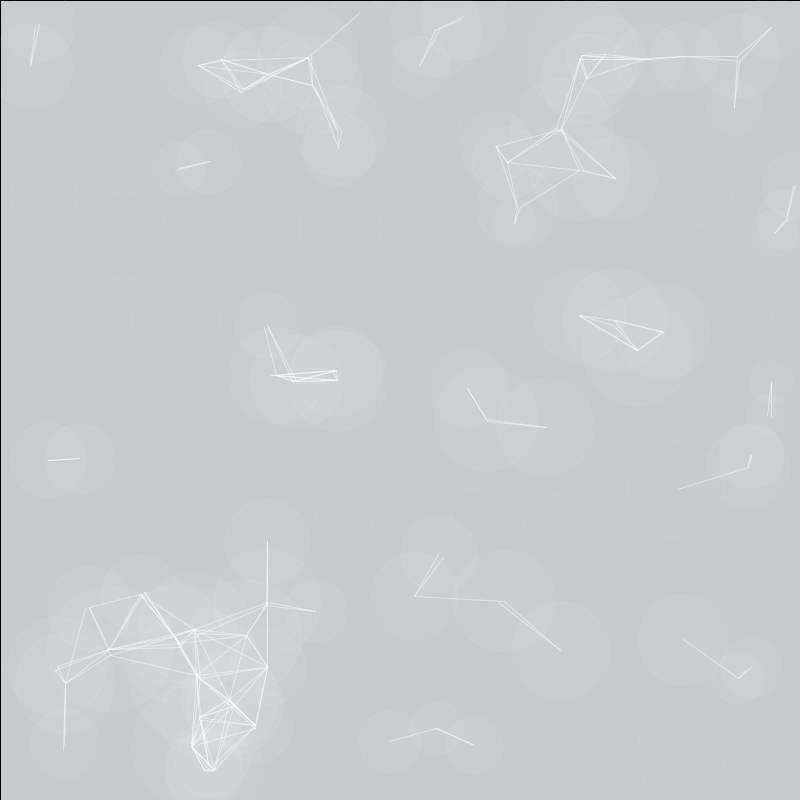
Frame 1 (no input)
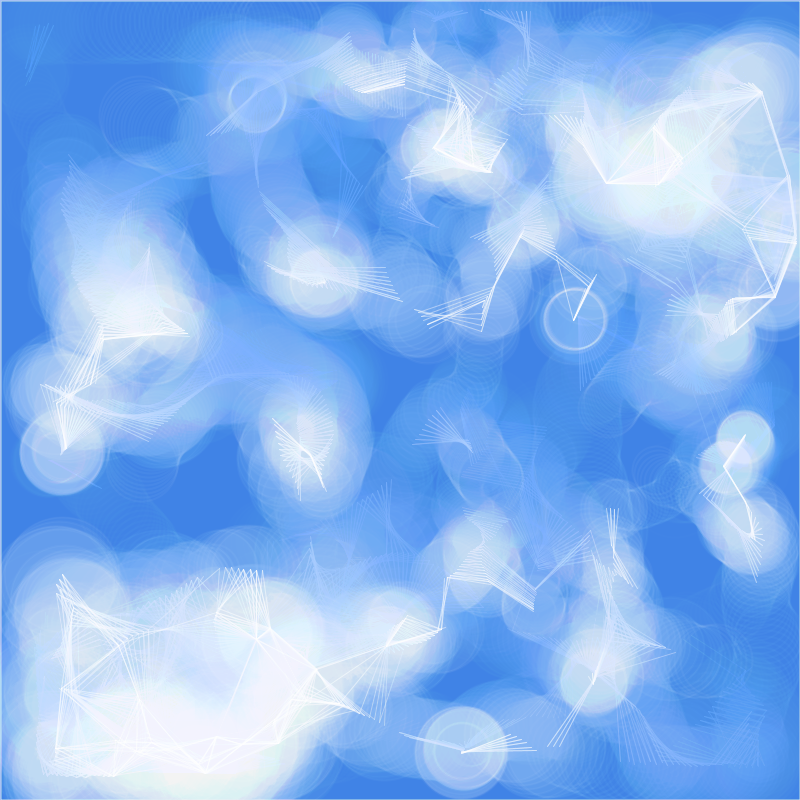
Frame 60 (the mouse pressed at the canvas centre just before this capture)
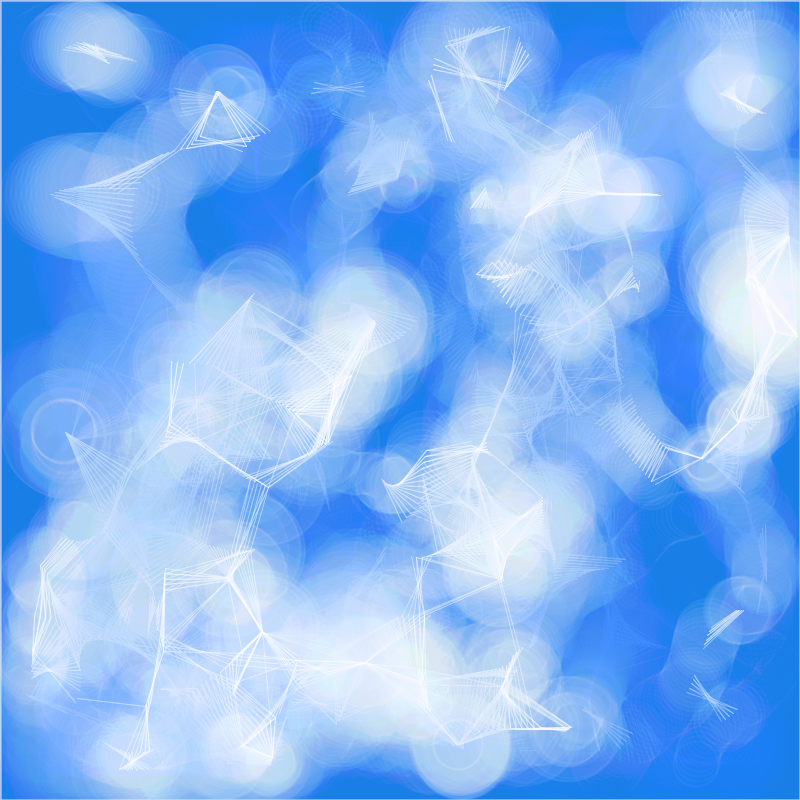
Frame 120 (the mouse held since frame 60 and released just before this capture)

The Processing sketch that drew these frames (run headless with seeded random() and noise(); from frame 60 on, the mouse is pressed at the canvas centre):

// Processing sketch: processing_152655
// ── processing_152655.pde

/* 3.11 BoingyBoingyTron */
/* By Richard Lyall */

float xPos[], yPos[];   // ball position
float distIncrement[];  // How far the ball travels per frame
float angle[];          // What's your angle? Everyone's got an angle (Humphrey Bogart)
float r[], g[], b[];    // draw colour for each ball
float ballRadius[];     //ballRadius
int num;                // how many balls? That is the question we're all asking.
boolean isOverlapping;  // true if current ball if overlap detected
float ballRadiusStealRatio;    // how much to increment or decrement ballRadius by when balls overlap


void setup(){
  
  size (800,800);
  ellipseMode(CENTER);
    
  num = 100;
 
  xPos = new float[num];
  yPos = new float[num];
  angle = new float[num];
  r = new float[num];
  g = new float[num];
  b = new float[num];
  distIncrement = new float[num];
  ballRadius = new float[num];
  
  for (int i=0; i < num-1; i++) {
    xPos[i] = random(ballRadius[i],width-ballRadius[i]);
    yPos[i] = random(ballRadius[i],height-ballRadius[i]); 
  
    angle[i] = random(-2,2);
    
    r[i] = random (0,255);
    g[i] = random (0,255);
    b[i] = random (0,255);
    
    ballRadius[i] = random(25,100);
    
    ballRadiusStealRatio = 0.3;
    
    distIncrement[i] = random(0.01,1);
  }
 
}

void draw() {

  //background(0,90,255);
  fill (0,90,255,5);
  rect (0,0,width,height);
  
  for (int i=0; i < num; i++) {
  
    // add a little random walk to trajectories
    angle[i] += random(-0.3,0.3);
    
    isOverlapping = false; // assume no overlap until one found
    
    int hitCount = 0; //How many other balls is the current ball overlapping with?
    
    // Look for overlapping balls
    // Need to compare each ball with every other ball, hence nested loop
    for (int j=0; j<num; j++){
    
      if (dist(xPos[i],yPos[i],xPos[j],yPos[j]) < ((ballRadius[i]+ballRadius[j])/2) && i != j) {
        
        stroke(255,128);
        
        hitCount++; // increment hit counter
        
        // If overlap detected, set overlapping flag = true so we know which fill colour to use for the ball
        // Want to draw the ball outside the inner loop so it's drawn once, otherwise each ball would be drawn j times
        isOverlapping = true;
        
        if (ballRadius[i] <= ballRadius[j]) {
          ballRadius[i] += ballRadius[j] * ballRadiusStealRatio;
          ballRadius[j] -= ballRadius[j] * ballRadiusStealRatio;
        }
        
        // One ball steals a bit of radius from the other when they overlap
        /*if (isOverlapping) {
          ballRadius[i] += ballRadiusInc;
          ballRadius[j] -= ballRadiusInc;
        }*/
       
        strokeWeight(1);
        line(xPos[i],yPos[i],xPos[j],yPos[j]);
        
      }  
    }
    
    // Set fill colour depending on whether current ball is overlapping any of the others
    if (isOverlapping == true) { 
      fill(255,255,255,10); } 
    else {
      fill(255,0); 
    }
    
    //Draw ellipse
    stroke(255,10);
    strokeWeight(2);
    ellipse(xPos[i],yPos[i],ballRadius[i],ballRadius[i]);
    

  
    // Move ball to next location
    xPos[i] += (distIncrement[i] * TWO_PI * sin(angle[i]));
    yPos[i] += (distIncrement[i] * TWO_PI * cos(angle[i]));
  
    // Reverse direction on hitting horizontal screen edge
    if (xPos[i] <= ballRadius[i]/2 || 
        xPos[i] >= width - ballRadius[i]/2) {
      angle[i] = - angle[i]; 
    }
  
    // Reverse direction on hitting vertical screen edge
    if (yPos[i] <= ballRadius[i]/2 || 
      yPos[i] >= height - ballRadius[i]/2) {
      angle[i] = PI - angle[i];
    }
    

  }
  
}
